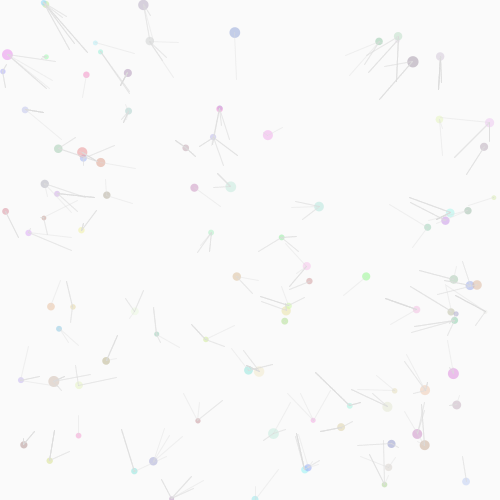
Frame 1 (no input)
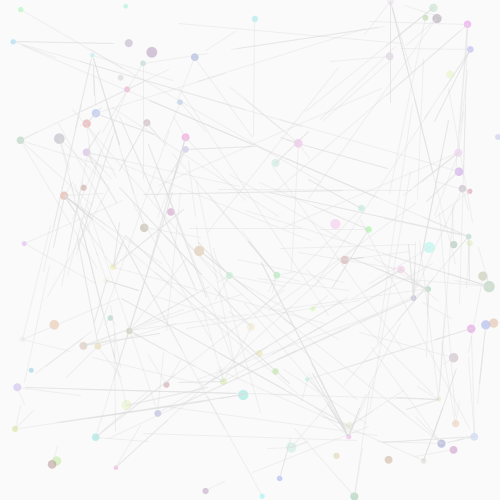
Frame 60 (the mouse pressed at the canvas centre just before this capture)
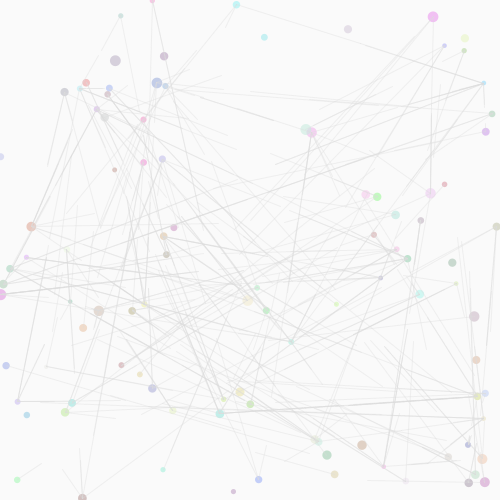
Frame 120 (the mouse held since frame 60 and released just before this capture)

The Processing sketch that drew these frames (run headless with seeded random() and noise(); from frame 60 on, the mouse is pressed at the canvas centre):

// Processing sketch: processing_158730
// ── processing_158730.pde

final int pNum = 100;
final int lNum = 500;
particle p[] = new particle[pNum];
lineControl l1[] = new lineControl[lNum];
int index[][] = new int[2][lNum];
  int [][]map;
  int []neighbor;
void setup() {
  background(0);
  size(500, 500);
  background(0);
  noStroke();
  
    map = new int[pNum][];
    neighbor = new int[pNum];
    for(int i = 0; i < pNum; i++) {
      int neighborNum = floor(random(2, 5));
      map[i] = new int[neighborNum];
      neighbor[i] = neighborNum;
      for(int j = 0; j < neighborNum; j++) {
        map[i][j] = floor(random(0, pNum));
      }
    }
  for(int i = 0; i < pNum; i++) p[i] = new particle(width, height);
  for(int i = 0; i < lNum; i++) {
    index[0][i] = floor(random(0, pNum));
    index[1][i] = map[index[0][i]][floor(random(0, neighbor[index[0][i]]))];
    l1[i] = new lineControl(index[0][i], index[1][i]);
  }
  frameRate(60);
}
void draw() {
  background(250);
  for(int i = 0; i < pNum; i++) p[i].update();
  for(int i = 0; i < lNum; i++) {
    if(l1[i].isFinished) {
      index[0][i] = index[1][i];
      index[1][i] = map[index[0][i]][floor(random(0, neighbor[index[0][i]]))];
      l1[i] = new lineControl(index[0][i], index[1][i]);
    }
  }
  for(int i = 0; i < lNum; i++) l1[i].update();
}

class lineControl {
  int si, ei;
  PVector sp, ep, dirct, movep1, movep2;
  float progress;
  int iteration, boundary;
  boolean isFinished;


  lineControl(int si, int ei) {
    this.si = si;
    this.ei = ei;
 
    sp = new PVector(p[si].disp.x, p[si].disp.y);
    ep = new PVector(p[ei].disp.x, p[ei].disp.y);
    movep1 = new PVector();
    movep2 = new PVector();
    progress = 10;
    dirct = new PVector(ep.x - sp.x, ep.y - sp.y);
    float a = random(0, 100);
    if(a < 33.3) {
      iteration = 2;
      boundary = 152;
    } else if ( a > 66.6) {
      iteration = 10;
      boundary = 160;
    } else {
      iteration = 5;
      boundary = 155;
    }
    isFinished = false;
  }
  
  void update() {
    stroke(220, 100);
    
    sp.set(p[si].disp.x, p[si].disp.y);
    ep.set(p[ei].disp.x, p[ei].disp.y);
    
    dirct.set(ep.x - sp.x, ep.y - sp.y);
    
    if(progress <= 50) {
      movep2 = PVector.add(sp, PVector.mult(dirct, progress / 100));
      line(sp.x, sp.y, movep2.x, movep2.y);
    } else if(progress > 100) {
      movep1 = PVector.add(sp, PVector.mult(dirct, (progress - 50) / 100));
      line(movep1.x, movep1.y, ep.x, ep.y); 
    } else {
      movep1 = PVector.add(sp, PVector.mult(dirct, (progress - 50) / 100));
      movep2 = PVector.add(sp, PVector.mult(dirct, progress / 100));
      line(movep1.x, movep1.y, movep2.x, movep2.y);
    }
    noStroke();
    progress += iteration;
    if(progress >= boundary) isFinished = true;
  }
  

}
class particle {
  
  int w, h;
  PVector disp, vel, acc, gravity;
  float r, rofst, amp, freq, period, phase, dt, time;
  color c;
  particle(int w, int h) {
    this.w = w;
    this.h = h;
    disp = new PVector(random(0, w), random(0, h));
    vel = new PVector( sin(random(0, TWO_PI)), sin(random(0, TWO_PI)) );
    gravity = new PVector();
    acc = new PVector();
    rofst = random(5, 10);
    r = rofst;
    amp = rofst * random( 0.1, 0.2);
    freq = random(5.0, 10.0);
    period = 1/freq;
    phase = random(0, TWO_PI);
    dt = 0.001;
    time = 0;
    c = color(random(150, 250), random(150, 250), random(150, 250), 150);
  }
  
  void update() {
//    gravity.set(mouseX - disp.x, mouseY - disp.y);
//    gravity.mult(0.00005);
    acc.set( sin(random(0, TWO_PI)), sin(random(0, TWO_PI)) );
    acc.mult(0.05);
    acc.add(gravity);
    vel.add(acc);
    disp.add(vel);
    
    if(disp.x > w) disp.x -= w;
    else if(disp.x < 0) disp.x += w;
    if(disp.y > h) disp.y -= h;
    else if(disp.y < 0) disp.y += h;
    if(vel.mag() >= 1) vel.mult(0.8);
    
    r = rofst + amp * sin(TWO_PI * freq * time + phase);
    time += dt;
    if( time >= period) time -= period;
    
    display();
  }
  
  void display() {
    fill(c);
//    beginShape();
//    vertex(mouseX, mouseY);
//    vertex(disp.x, disp.y);
//    endShape();
//    stroke(100, 100);
//    line(mouseX, mouseY, disp.x, disp.y);
//    noStroke();
    ellipse(disp.x, disp.y, r, r);
  }
  
}
